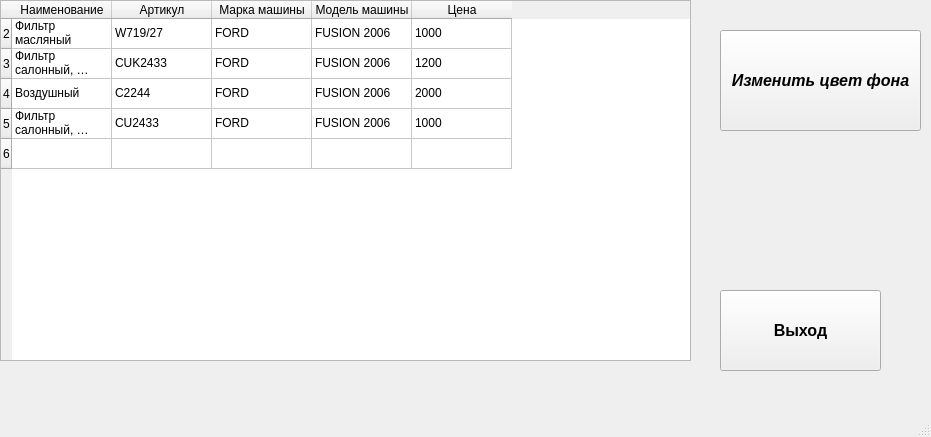
<?xml version="1.0" encoding="UTF-8"?>
<ui version="4.0">
 <class>MainWindow</class>
 <widget class="QMainWindow" name="MainWindow">
  <property name="geometry">
   <rect>
    <x>0</x>
    <y>0</y>
    <width>931</width>
    <height>437</height>
   </rect>
  </property>
  <property name="windowTitle">
   <string>MainWindow</string>
  </property>
  <widget class="QWidget" name="centralwidget">
   <widget class="QPushButton" name="pushButton">
    <property name="geometry">
     <rect>
      <x>720</x>
      <y>30</y>
      <width>201</width>
      <height>101</height>
     </rect>
    </property>
    <property name="font">
     <font>
      <pointsize>12</pointsize>
      <italic>true</italic>
      <bold>true</bold>
     </font>
    </property>
    <property name="text">
     <string>Изменить цвет фона</string>
    </property>
   </widget>
   <widget class="QPushButton" name="pushButton_2">
    <property name="geometry">
     <rect>
      <x>720</x>
      <y>290</y>
      <width>161</width>
      <height>81</height>
     </rect>
    </property>
    <property name="font">
     <font>
      <pointsize>12</pointsize>
      <bold>true</bold>
     </font>
    </property>
    <property name="text">
     <string>Выход</string>
    </property>
   </widget>
   <widget class="QTableWidget" name="tableWidget">
    <property name="geometry">
     <rect>
      <x>0</x>
      <y>0</y>
      <width>691</width>
      <height>361</height>
     </rect>
    </property>
    <row>
     <property name="text">
      <string>2</string>
     </property>
    </row>
    <row>
     <property name="text">
      <string>3</string>
     </property>
    </row>
    <row>
     <property name="text">
      <string>4</string>
     </property>
    </row>
    <row>
     <property name="text">
      <string>5</string>
     </property>
    </row>
    <row>
     <property name="text">
      <string>6</string>
     </property>
    </row>
    <column>
     <property name="text">
      <string>Наименование</string>
     </property>
    </column>
    <column>
     <property name="text">
      <string>Артикул</string>
     </property>
    </column>
    <column>
     <property name="text">
      <string>Марка машины</string>
     </property>
    </column>
    <column>
     <property name="text">
      <string>Модель машины</string>
     </property>
    </column>
    <column>
     <property name="text">
      <string>Цена</string>
     </property>
    </column>
    <item row="0" column="0">
     <property name="text">
      <string>Фильтр масляный</string>
     </property>
    </item>
    <item row="0" column="1">
     <property name="text">
      <string>W719/27</string>
     </property>
    </item>
    <item row="0" column="2">
     <property name="text">
      <string>FORD</string>
     </property>
    </item>
    <item row="0" column="3">
     <property name="text">
      <string>FUSION 2006</string>
     </property>
    </item>
    <item row="0" column="4">
     <property name="text">
      <string>1000</string>
     </property>
    </item>
    <item row="1" column="0">
     <property name="text">
      <string>Фильтр салонный, угольный</string>
     </property>
    </item>
    <item row="1" column="1">
     <property name="text">
      <string>CUK2433</string>
     </property>
    </item>
    <item row="1" column="2">
     <property name="text">
      <string>FORD</string>
     </property>
    </item>
    <item row="1" column="3">
     <property name="text">
      <string>FUSION 2006</string>
     </property>
    </item>
    <item row="1" column="4">
     <property name="text">
      <string>1200</string>
     </property>
    </item>
    <item row="2" column="0">
     <property name="text">
      <string>Воздушный</string>
     </property>
    </item>
    <item row="2" column="1">
     <property name="text">
      <string>C2244</string>
     </property>
    </item>
    <item row="2" column="2">
     <property name="text">
      <string>FORD</string>
     </property>
    </item>
    <item row="2" column="3">
     <property name="text">
      <string>FUSION 2006</string>
     </property>
    </item>
    <item row="2" column="4">
     <property name="text">
      <string>2000</string>
     </property>
    </item>
    <item row="3" column="0">
     <property name="text">
      <string>Фильтр салонный, обычный</string>
     </property>
    </item>
    <item row="3" column="1">
     <property name="text">
      <string>CU2433</string>
     </property>
    </item>
    <item row="3" column="2">
     <property name="text">
      <string>FORD</string>
     </property>
    </item>
    <item row="3" column="3">
     <property name="text">
      <string>FUSION 2006</string>
     </property>
    </item>
    <item row="3" column="4">
     <property name="text">
      <string>1000</string>
     </property>
    </item>
   </widget>
  </widget>
  <widget class="QMenuBar" name="menubar">
   <property name="geometry">
    <rect>
     <x>0</x>
     <y>0</y>
     <width>931</width>
     <height>22</height>
    </rect>
   </property>
  </widget>
  <widget class="QStatusBar" name="statusbar"/>
 </widget>
 <resources/>
 <connections/>
</ui>
